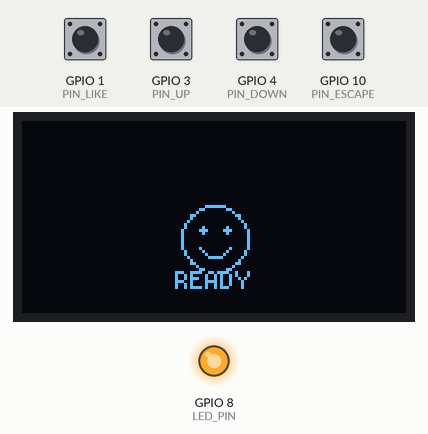
Bench run of a sketch on a simulated ESP32-C3. Parts: 128×64 one-colour display, output pins drawn as LEDs (lit = HIGH). The inputs (shaded band) are chosen by the test bench; at power-on: GPIO 1 (PIN_LIKE), GPIO 3 (PIN_UP), GPIO 4 (PIN_DOWN), GPIO 10 (PIN_ESCAPE) HIGH. USB keyboard and mouse output is not drawn.

Above: at 1.2 s.
1.3 s: GPIO 1 (PIN_LIKE) pulled LOW for 0.15 s
At 2.0 s:
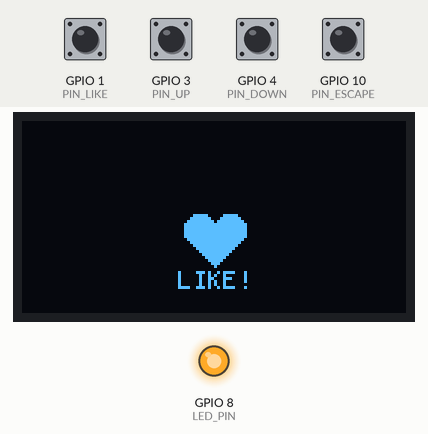
3.6 s: GPIO 3 (PIN_UP) pulled LOW for 0.15 s
At 4.2 s:
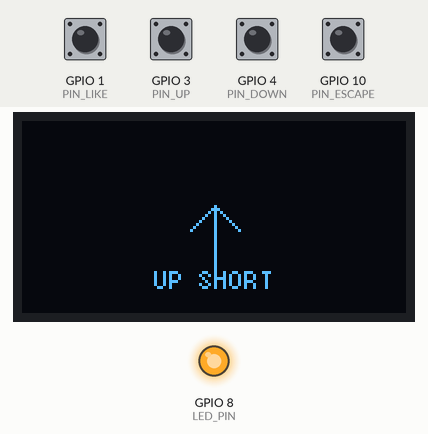
5.9 s: GPIO 4 (PIN_DOWN) pulled LOW for 0.15 s
At 6.5 s:
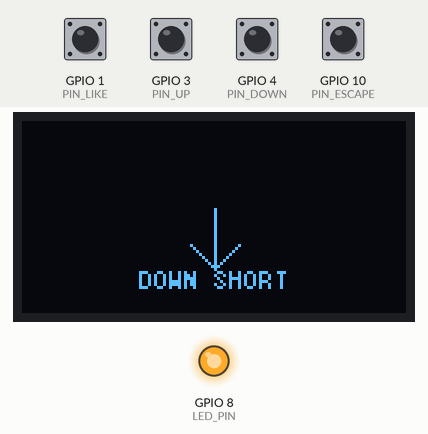
8.2 s: GPIO 10 (PIN_ESCAPE) pulled LOW for 0.15 s
At 8.8 s:
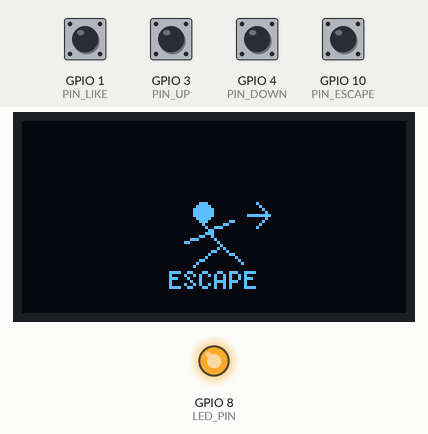
10.4 s: GPIO 3 (PIN_UP) pulled LOW for 1 s
At 11.5 s:
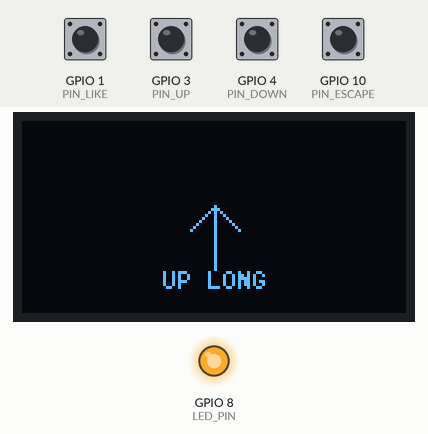
13.1 s: GPIO 4 (PIN_DOWN) pulled LOW for 1 s
At 14.2 s:
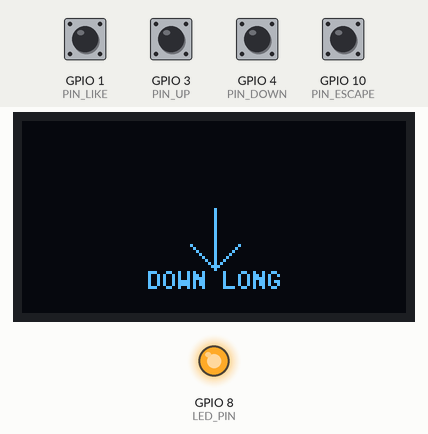
Timing chart, 0 to 16.1 s (numbered marks = the images above; inputs shaded):
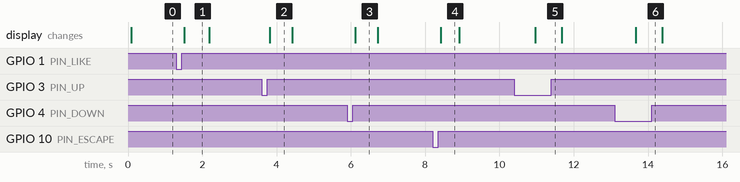

The sketch:

prod.ino
```cpp
#include <Arduino.h>
#include <BleMouse.h>
#include <U8g2lib.h>
#include <Wire.h>
#include <math.h>

// =============================================
// ESP32-C3 SCROLLER V4.5 - PRODUCTION
// P / ESCAPE: PREMOVE DOWN 500 UNITS
// =============================================

#define DEBUG_MODE 0

#if DEBUG_MODE
  #define DBG(x) Serial.print(x)
  #define DBGLN(x) Serial.println(x)
#else
  #define DBG(x) do {} while (0)
  #define DBGLN(x) do {} while (0)
#endif

// =============================================
// TYPES
// Keep before function prototypes
// =============================================

enum GestureType {
  G_UP_SHORT,
  G_UP_LONG,
  G_DOWN_SHORT,
  G_DOWN_LONG,
  G_ESCAPE,
  G_LIKE,
  G_CALIBRATE
};

enum EngineState {
  ENGINE_IDLE,
  ENGINE_ESCAPE_PREMOVE,
  ENGINE_ESCAPE_PAUSE,
  ENGINE_PRESS,
  ENGINE_PRESS_WAIT,
  ENGINE_DRAG,
  ENGINE_RELEASE_WAIT,
  ENGINE_POST_RELEASE,
  ENGINE_LIKE_PRESS_1,
  ENGINE_LIKE_RELEASE_1,
  ENGINE_LIKE_GAP,
  ENGINE_LIKE_PRESS_2,
  ENGINE_LIKE_RELEASE_2,
  ENGINE_LIKE_POST_RELEASE,
  ENGINE_CAL_MOVE_CORNER,
  ENGINE_CAL_PAUSE,
  ENGINE_CAL_MOVE_UP,
  ENGINE_DONE
};

struct Button {
  uint8_t pin;
  bool raw;
  bool stable;
  uint32_t changedAt;
  uint32_t pressedAt;
  bool longFired;
  bool pendingShort;
};

// Explicit prototypes prevent Arduino IDE type errors
bool enqueueGesture(GestureType gesture);
bool dequeueGesture(GestureType& gesture);
void setEngineState(EngineState state, uint32_t now);
void startGesture(GestureType gesture, uint32_t now);
void syncButton(Button& b);
void updateButton(Button& b, uint32_t now);

// =============================================
// HARDWARE
// =============================================

U8G2_SSD1306_128X64_NONAME_F_HW_I2C u8g2(
  U8G2_R0, U8X8_PIN_NONE, 6, 5
);

BleMouse bleMouse("scroller", "Custom IoT", 100);

const uint8_t LED_PIN = 8;
const uint8_t PIN_UP = 3;
const uint8_t PIN_DOWN = 4;
const uint8_t PIN_ESCAPE = 10;
const uint8_t PIN_LIKE = 1;

// =============================================
// SETTINGS
// =============================================

const uint32_t DEBOUNCE_MS = 40;
const uint32_t LONG_PRESS_MS = 500;
const uint32_t COMBO_HOLD_MS = 300;
const uint32_t DISPLAY_MS = 2000;
const uint32_t LED_BLINK_MS = 500;

const int SHORT_DISTANCE = 100;
const int LONG_DISTANCE = 150;

const uint32_t SHORT_SPEED_MS = 6;
const uint32_t LONG_SPEED_MS = 12;

// P / ESCAPE SETTINGS
// Changed from 200 to 500
const int ESCAPE_PREMOVE_DOWN = 500;
const int ESCAPE_DRAG_UP = 150;
const uint32_t ESCAPE_SPEED_MS = 4;

const uint32_t MOVE_INTERVAL_MS = 5;
const uint8_t QUEUE_SIZE = 8;

const int ICON_X = 64;
const int ICON_Y = 39;
const int TEXT_Y = 56;

// =============================================
// SYSTEM STATE
// =============================================

bool autoCalibrate = true;
bool wasConnected = false;
bool ledOn = false;

uint32_t lastLedBlink = 0;

enum ScreenType {
  SCREEN_SEARCHING,
  SCREEN_READY,
  SCREEN_UP,
  SCREEN_DOWN,
  SCREEN_LIKE,
  SCREEN_ESCAPE,
  SCREEN_CAL,
  SCREEN_ERROR
};

ScreenType currentScreen = SCREEN_SEARCHING;
bool actionScreenActive = false;
uint32_t actionFinishedAt = 0;

// =============================================
// OLED ICONS
// =============================================

void iconBluetooth(int x, int y) {
  u8g2.drawLine(x, y - 12, x, y + 12);
  u8g2.drawLine(x, y - 12, x + 7, y - 6);
  u8g2.drawLine(x + 7, y - 6, x - 7, y + 6);
  u8g2.drawLine(x - 7, y - 6, x + 7, y + 6);
  u8g2.drawLine(x + 7, y + 6, x, y + 12);
}

void iconSmile(int x, int y) {
  u8g2.drawCircle(x, y, 11);
  u8g2.drawDisc(x - 4, y - 3, 1);
  u8g2.drawDisc(x + 4, y - 3, 1);
  u8g2.drawLine(x - 5, y + 3, x - 2, y + 6);
  u8g2.drawLine(x - 2, y + 6, x + 2, y + 6);
  u8g2.drawLine(x + 2, y + 6, x + 5, y + 3);
}

void iconHeart(int x, int y) {
  u8g2.drawDisc(x - 5, y - 3, 5);
  u8g2.drawDisc(x + 5, y - 3, 5);
  u8g2.drawTriangle(
    x - 10, y - 1,
    x + 10, y - 1,
    x, y + 9
  );
}

void iconUp(int x, int y) {
  u8g2.drawLine(x, y - 11, x, y + 10);
  u8g2.drawLine(x, y - 11, x - 8, y - 3);
  u8g2.drawLine(x, y - 11, x + 8, y - 3);
}

void iconDown(int x, int y) {
  u8g2.drawLine(x, y - 10, x, y + 10);
  u8g2.drawLine(x, y + 10, x - 8, y + 2);
  u8g2.drawLine(x, y + 10, x + 8, y + 2);
}

// Running person + exit arrow
void iconEscape(int x, int y) {
  u8g2.drawDisc(x - 4, y - 9, 3);
  u8g2.drawLine(x - 4, y - 5, x + 2, y + 2);
  u8g2.drawLine(x - 2, y - 3, x + 6, y - 6);
  u8g2.drawLine(x - 2, y - 2, x - 10, y + 1);
  u8g2.drawLine(x + 2, y + 2, x + 9, y + 8);
  u8g2.drawLine(x + 2, y + 2, x - 7, y + 9);
  u8g2.drawLine(x + 11, y - 8, x + 18, y - 8);
  u8g2.drawLine(x + 18, y - 8, x + 14, y - 12);
  u8g2.drawLine(x + 18, y - 8, x + 14, y - 4);
}

void iconGear(int x, int y) {
  u8g2.drawCircle(x, y, 8);
  u8g2.drawCircle(x, y, 3);

  for (int i = 0; i < 8; i++) {
    float angle = i * 3.14159265f / 4.0f;

    int x1 = x + cosf(angle) * 9;
    int y1 = y + sinf(angle) * 9;
    int x2 = x + cosf(angle) * 12;
    int y2 = y + sinf(angle) * 12;

    u8g2.drawLine(x1, y1, x2, y2);
  }
}

void iconError(int x, int y) {
  u8g2.drawCircle(x, y, 11);
  u8g2.drawLine(x - 5, y - 5, x + 5, y + 5);
  u8g2.drawLine(x + 5, y - 5, x - 5, y + 5);
}

// =============================================
// OLED DISPLAY
// =============================================

void drawScreen(
  ScreenType screen,
  const char* customLabel = nullptr
) {
  currentScreen = screen;

  const char* label = "";

  u8g2.clearBuffer();

  switch (screen) {
    case SCREEN_SEARCHING:
      iconBluetooth(ICON_X, ICON_Y);
      label = "SEARCHING";
      break;

    case SCREEN_READY:
      iconSmile(ICON_X, ICON_Y);
      label = "READY";
      break;

    case SCREEN_UP:
      iconUp(ICON_X, ICON_Y);
      label = "SWIPE UP";
      break;

    case SCREEN_DOWN:
      iconDown(ICON_X, ICON_Y);
      label = "SWIPE DOWN";
      break;

    case SCREEN_LIKE:
      iconHeart(ICON_X, ICON_Y);
      label = "LIKE!";
      break;

    case SCREEN_ESCAPE:
      iconEscape(ICON_X, ICON_Y);
      label = "ESCAPE";
      break;

    case SCREEN_CAL:
      iconGear(ICON_X, ICON_Y);
      label = "CALIBRATE";
      break;

    case SCREEN_ERROR:
      iconError(ICON_X, ICON_Y);
      label = "ERROR";
      break;
  }

  if (customLabel != nullptr) {
    label = customLabel;
  }

  u8g2.setFont(u8g2_font_5x8_tf);

  int textWidth = u8g2.getStrWidth(label);
  int x = max(
    0,
    (u8g2.getDisplayWidth() - textWidth) / 2
  );

  u8g2.drawStr(x, TEXT_Y, label);
  u8g2.sendBuffer();
}

void showAction(
  ScreenType screen,
  const char* label = nullptr
) {
  drawScreen(screen, label);
  actionScreenActive = true;
  actionFinishedAt = millis();
}

void updateDisplay(uint32_t now) {
  if (!bleMouse.isConnected()) {
    actionScreenActive = false;

    if (currentScreen != SCREEN_SEARCHING) {
      drawScreen(SCREEN_SEARCHING);
    }

    return;
  }

  if (actionScreenActive &&
      now - actionFinishedAt >= DISPLAY_MS) {

    actionScreenActive = false;
    drawScreen(SCREEN_READY);
  }
}

// =============================================
// LED
// =============================================

void updateLED(uint32_t now) {
  if (bleMouse.isConnected()) {
    ledOn = false;
    digitalWrite(LED_PIN, HIGH);
    return;
  }

  if (now - lastLedBlink >= LED_BLINK_MS) {
    lastLedBlink = now;
    ledOn = !ledOn;
    digitalWrite(LED_PIN, ledOn ? LOW : HIGH);
  }
}

// =============================================
// GESTURE QUEUE
// =============================================

GestureType gestureQueue[QUEUE_SIZE];

uint8_t queueHead = 0;
uint8_t queueTail = 0;
uint8_t queueCount = 0;

bool enqueueGesture(GestureType gesture) {
  if (queueCount >= QUEUE_SIZE) {
    return false;
  }

  gestureQueue[queueTail] = gesture;
  queueTail = (queueTail + 1) % QUEUE_SIZE;
  queueCount++;

  return true;
}

bool dequeueGesture(GestureType& gesture) {
  if (queueCount == 0) return false;

  gesture = gestureQueue[queueHead];
  queueHead = (queueHead + 1) % QUEUE_SIZE;
  queueCount--;

  return true;
}

void clearQueue() {
  queueHead = 0;
  queueTail = 0;
  queueCount = 0;
}

// =============================================
// NON-BLOCKING ENGINE
// =============================================

EngineState engineState = ENGINE_IDLE;
GestureType activeGesture = G_UP_SHORT;

uint32_t stateStartedAt = 0;
uint32_t lastMoveAt = 0;

int remainingX = 0;
int remainingY = 0;

int dragRemaining = 0;
int dragDirection = -1;
uint32_t dragSpeed = SHORT_SPEED_MS;

ScreenType activeScreen = SCREEN_READY;
const char* activeLabel = "READY";

bool mouseHeld = false;

void setEngineState(EngineState state, uint32_t now) {
  engineState = state;
  stateStartedAt = now;
}

void setMovement(int x, int y, uint32_t now) {
  remainingX = x;
  remainingY = y;
  lastMoveAt = now - MOVE_INTERVAL_MS;
}

bool tickMovement(uint32_t now) {
  if (remainingX == 0 && remainingY == 0) {
    return true;
  }

  if (now - lastMoveAt < MOVE_INTERVAL_MS) {
    return false;
  }

  int dx = constrain(remainingX, -127, 127);
  int dy = constrain(remainingY, -127, 127);

  bleMouse.move(dx, dy);

  remainingX -= dx;
  remainingY -= dy;
  lastMoveAt = now;

  return remainingX == 0 && remainingY == 0;
}

void beginCalibration(uint32_t now) {
  setMovement(5000, 5000, now);
  setEngineState(ENGINE_CAL_MOVE_CORNER, now);
}

void finishGesture(uint32_t now) {
  if (mouseHeld) {
    bleMouse.release(MOUSE_LEFT);
    mouseHeld = false;
  }

  if (autoCalibrate || activeGesture == G_CALIBRATE) {
    beginCalibration(now);
  } else {
    setEngineState(ENGINE_DONE, now);
  }
}

// =============================================
// START GESTURE
// =============================================

void startGesture(GestureType gesture, uint32_t now) {
  activeGesture = gesture;

  switch (gesture) {
    case G_UP_SHORT:
      activeScreen = SCREEN_UP;
      activeLabel = "UP SHORT";
      dragRemaining = SHORT_DISTANCE;
      dragDirection = -1;
      dragSpeed = SHORT_SPEED_MS;
      setEngineState(ENGINE_PRESS, now);
      break;

    case G_UP_LONG:
      activeScreen = SCREEN_UP;
      activeLabel = "UP LONG";
      dragRemaining = LONG_DISTANCE;
      dragDirection = -1;
      dragSpeed = LONG_SPEED_MS;
      setEngineState(ENGINE_PRESS, now);
      break;

    case G_DOWN_SHORT:
      activeScreen = SCREEN_DOWN;
      activeLabel = "DOWN SHORT";
      dragRemaining = SHORT_DISTANCE;
      dragDirection = 1;
      dragSpeed = SHORT_SPEED_MS;
      setEngineState(ENGINE_PRESS, now);
      break;

    case G_DOWN_LONG:
      activeScreen = SCREEN_DOWN;
      activeLabel = "DOWN LONG";
      dragRemaining = LONG_DISTANCE;
      dragDirection = 1;
      dragSpeed = LONG_SPEED_MS;
      setEngineState(ENGINE_PRESS, now);
      break;

    case G_ESCAPE:
      activeScreen = SCREEN_ESCAPE;
      activeLabel = "ESCAPE";
      dragRemaining = ESCAPE_DRAG_UP;
      dragDirection = -1;
      dragSpeed = ESCAPE_SPEED_MS;

      // NEW: Move DOWN 500 without clicking
      setMovement(0, ESCAPE_PREMOVE_DOWN, now);
      setEngineState(ENGINE_ESCAPE_PREMOVE, now);
      break;

    case G_LIKE:
      activeScreen = SCREEN_LIKE;
      activeLabel = "LIKE!";
      setEngineState(ENGINE_LIKE_PRESS_1, now);
      break;

    case G_CALIBRATE:
      activeScreen = SCREEN_CAL;
      activeLabel = "CALIBRATE";
      beginCalibration(now);
      break;
  }

  drawScreen(activeScreen, activeLabel);
  actionScreenActive = false;
}

// =============================================
// ENGINE TICK
// =============================================

void tickEngine(uint32_t now) {
  if (!bleMouse.isConnected()) return;

  if (engineState == ENGINE_IDLE) {
    GestureType nextGesture;

    if (dequeueGesture(nextGesture)) {
      startGesture(nextGesture, now);
    }

    return;
  }

  switch (engineState) {

    // ESCAPE: Move DOWN 500 without clicking
    case ENGINE_ESCAPE_PREMOVE:
      if (tickMovement(now)) {
        setEngineState(ENGINE_ESCAPE_PAUSE, now);
      }
      break;

    case ENGINE_ESCAPE_PAUSE:
      if (now - stateStartedAt >= 10) {
        setEngineState(ENGINE_PRESS, now);
      }
      break;

    case ENGINE_PRESS:
      bleMouse.press(MOUSE_LEFT);
      mouseHeld = true;
      setEngineState(ENGINE_PRESS_WAIT, now);
      break;

    case ENGINE_PRESS_WAIT: {
      uint32_t waitMs =
        (activeGesture == G_ESCAPE) ? 20 : 50;

      if (now - stateStartedAt >= waitMs) {
        lastMoveAt = now - dragSpeed;
        setEngineState(ENGINE_DRAG, now);
      }
      break;
    }

    case ENGINE_DRAG:
      if (now - lastMoveAt >= dragSpeed) {
        int step = min(dragRemaining, 10);

        if (step > 0) {
          bleMouse.move(0, dragDirection * step);
          dragRemaining -= step;
          lastMoveAt = now;
        }

        if (dragRemaining <= 0) {
          setEngineState(ENGINE_RELEASE_WAIT, now);
        }
      }
      break;

    case ENGINE_RELEASE_WAIT: {
      uint32_t waitMs =
        (activeGesture == G_ESCAPE) ? 5 : 20;

      if (now - stateStartedAt >= waitMs) {
        bleMouse.release(MOUSE_LEFT);
        mouseHeld = false;
        setEngineState(ENGINE_POST_RELEASE, now);
      }
      break;
    }

    case ENGINE_POST_RELEASE: {
      uint32_t waitMs =
        (activeGesture == G_ESCAPE) ? 20 : 100;

      if (now - stateStartedAt >= waitMs) {
        finishGesture(now);
      }
      break;
    }

    case ENGINE_LIKE_PRESS_1:
      bleMouse.press(MOUSE_LEFT);
      mouseHeld = true;
      setEngineState(ENGINE_LIKE_RELEASE_1, now);
      break;

    case ENGINE_LIKE_RELEASE_1:
      if (now - stateStartedAt >= 50) {
        bleMouse.release(MOUSE_LEFT);
        mouseHeld = false;
        setEngineState(ENGINE_LIKE_GAP, now);
      }
      break;

    case ENGINE_LIKE_GAP:
      if (now - stateStartedAt >= 100) {
        setEngineState(ENGINE_LIKE_PRESS_2, now);
      }
      break;

    case ENGINE_LIKE_PRESS_2:
      bleMouse.press(MOUSE_LEFT);
      mouseHeld = true;
      setEngineState(ENGINE_LIKE_RELEASE_2, now);
      break;

    case ENGINE_LIKE_RELEASE_2:
      if (now - stateStartedAt >= 50) {
        bleMouse.release(MOUSE_LEFT);
        mouseHeld = false;
        setEngineState(ENGINE_LIKE_POST_RELEASE, now);
      }
      break;

    case ENGINE_LIKE_POST_RELEASE:
      if (now - stateStartedAt >= 100) {
        finishGesture(now);
      }
      break;

    case ENGINE_CAL_MOVE_CORNER:
      if (tickMovement(now)) {
        setEngineState(ENGINE_CAL_PAUSE, now);
      }
      break;

    case ENGINE_CAL_PAUSE:
      if (now - stateStartedAt >= 100) {
        setMovement(0, -170, now);
        setEngineState(ENGINE_CAL_MOVE_UP, now);
      }
      break;

    case ENGINE_CAL_MOVE_UP:
      if (tickMovement(now)) {
        setEngineState(ENGINE_DONE, now);
      }
      break;

    case ENGINE_DONE:
      showAction(activeScreen, activeLabel);
      setEngineState(ENGINE_IDLE, now);
      break;

    default:
      break;
  }
}

// =============================================
// BUTTONS
// =============================================

Button upBtn = {
  PIN_UP, HIGH, HIGH, 0, 0, false, false
};

Button downBtn = {
  PIN_DOWN, HIGH, HIGH, 0, 0, false, false
};

Button escapeBtn = {
  PIN_ESCAPE, HIGH, HIGH, 0, 0, false, false
};

Button likeBtn = {
  PIN_LIKE, HIGH, HIGH, 0, 0, false, false
};

Button* buttons[] = {
  &upBtn,
  &downBtn,
  &escapeBtn,
  &likeBtn
};

const int BUTTON_COUNT = 4;

bool comboCandidate = false;
bool suppressUntilRelease = false;
uint32_t allPressedAt = 0;

void syncButton(Button& b) {
  bool state = digitalRead(b.pin);

  b.raw = state;
  b.stable = state;
  b.changedAt = millis();
  b.pressedAt = millis();
  b.longFired = false;
  b.pendingShort = false;
}

void updateButton(Button& b, uint32_t now) {
  bool reading = digitalRead(b.pin);

  if (reading != b.raw) {
    b.raw = reading;
    b.changedAt = now;
  }

  if (reading != b.stable &&
      now - b.changedAt >= DEBOUNCE_MS) {

    b.stable = reading;

    if (reading == LOW) {
      b.pressedAt = now;
      b.longFired = false;
      b.pendingShort = false;
    } else {
      if (!b.longFired) {
        b.pendingShort = true;
      }
    }
  }
}

bool allButtonsPressed() {
  for (int i = 0; i < BUTTON_COUNT; i++) {
    if (buttons[i]->stable != LOW) return false;
  }

  return true;
}

bool anyButtonPressed() {
  for (int i = 0; i < BUTTON_COUNT; i++) {
    if (buttons[i]->stable == LOW) return true;
  }

  return false;
}

void clearPendingActions() {
  for (int i = 0; i < BUTTON_COUNT; i++) {
    buttons[i]->pendingShort = false;
    buttons[i]->longFired = true;
  }
}

void handleButtons(uint32_t now) {
  for (int i = 0; i < BUTTON_COUNT; i++) {
    updateButton(*buttons[i], now);
  }

  if (!bleMouse.isConnected()) return;

  bool anyPressed = anyButtonPressed();
  bool allPressed = allButtonsPressed();

  if (suppressUntilRelease) {
    clearPendingActions();

    if (!anyPressed) {
      suppressUntilRelease = false;
    }

    return;
  }

  if (allPressed) {
    if (!comboCandidate) {
      comboCandidate = true;
      allPressedAt = now;
    }

    if (now - allPressedAt >= COMBO_HOLD_MS) {
      clearPendingActions();
      suppressUntilRelease = true;
      comboCandidate = false;
      enqueueGesture(G_CALIBRATE);
    }

    return;
  }

  comboCandidate = false;

  if (upBtn.stable == LOW &&
      !upBtn.longFired &&
      now - upBtn.pressedAt >= LONG_PRESS_MS) {

    upBtn.longFired = true;
    upBtn.pendingShort = false;
    enqueueGesture(G_UP_LONG);
  }

  if (downBtn.stable == LOW &&
      !downBtn.longFired &&
      now - downBtn.pressedAt >= LONG_PRESS_MS) {

    downBtn.longFired = true;
    downBtn.pendingShort = false;
    enqueueGesture(G_DOWN_LONG);
  }

  if (upBtn.pendingShort) {
    upBtn.pendingShort = false;
    enqueueGesture(G_UP_SHORT);
  }

  if (downBtn.pendingShort) {
    downBtn.pendingShort = false;
    enqueueGesture(G_DOWN_SHORT);
  }

  if (escapeBtn.pendingShort) {
    escapeBtn.pendingShort = false;
    enqueueGesture(G_ESCAPE);
  }

  if (likeBtn.pendingShort) {
    likeBtn.pendingShort = false;
    enqueueGesture(G_LIKE);
  }
}

// =============================================
// SETUP
// =============================================

void setup() {
#if DEBUG_MODE
  Serial.begin(115200);
#endif

  pinMode(LED_PIN, OUTPUT);
  digitalWrite(LED_PIN, HIGH);

  pinMode(PIN_UP, INPUT_PULLUP);
  pinMode(PIN_DOWN, INPUT_PULLUP);
  pinMode(PIN_ESCAPE, INPUT_PULLUP);
  pinMode(PIN_LIKE, INPUT_PULLUP);

  for (int i = 0; i < BUTTON_COUNT; i++) {
    syncButton(*buttons[i]);
  }

  u8g2.begin();
  drawScreen(SCREEN_SEARCHING);

  bleMouse.begin();
}

// =============================================
// MAIN LOOP
// =============================================

void loop() {
  uint32_t now = millis();
  bool connected = bleMouse.isConnected();

  updateLED(now);

  if (connected != wasConnected) {
    wasConnected = connected;
    actionScreenActive = false;

    if (mouseHeld) {
      bleMouse.release(MOUSE_LEFT);
      mouseHeld = false;
    }

    engineState = ENGINE_IDLE;
    clearQueue();

    comboCandidate = false;
    suppressUntilRelease = false;

    for (int i = 0; i < BUTTON_COUNT; i++) {
      syncButton(*buttons[i]);
    }

    if (connected) {
      drawScreen(SCREEN_READY);
    } else {
      drawScreen(SCREEN_SEARCHING);
    }
  }

  handleButtons(now);
  tickEngine(now);
  updateDisplay(now);

  delay(1);
}
```

Measured:
- after the input at 1.3 s, the display: changes after 0.22 s (image 1)
- after the input at 3.6 s, the display: changes after 0.22 s (image 2)
- after the input at 5.9 s, the display: changes after 0.22 s (image 3)
- after the input at 8.2 s, the display: changes after 0.22 s (image 4)
- after the input at 10.4 s, the display: changes after 0.57 s (image 5)
- after the input at 13.1 s, the display: changes after 0.57 s (image 6)
- what the display in image 1 shows lasts 0.7 s, from 1.5 s to 2.2 s
